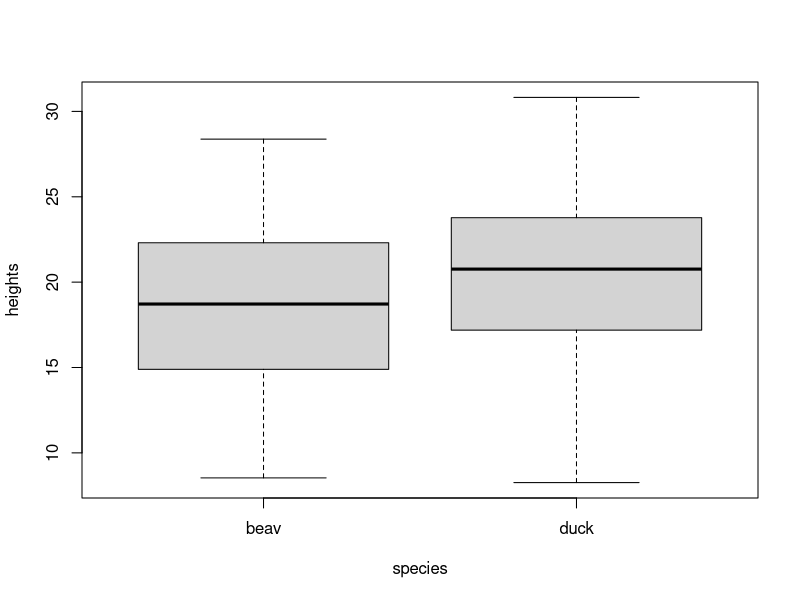
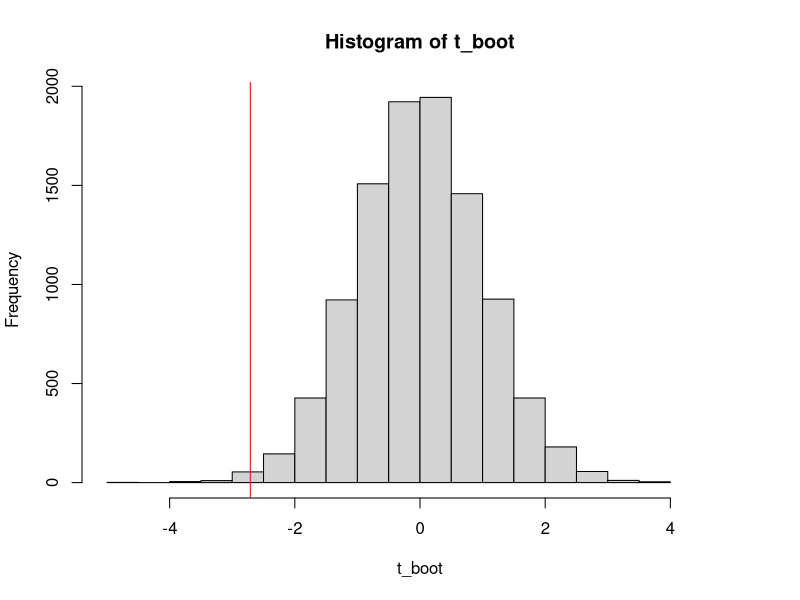

These figures' R source, in order:
####Parametric and Bootstrapped two-sample t-tests
####Advanced Biostatistics, 10-12-16, Fall 2016

#First, generate our toy data.
#A sample of 100 duck heights and a sample of 100 beaver heights.
#We are drawing these samples from normal distributions with different means.

#To ensure consistency of results in the face of random sampling, set the random num. generator seed!
set.seed(89973)

#Note that mean duck height is 1 unit greater than mean beaver height.

duck_ht <- rnorm(100, mean=20, sd=5)
beav_ht <- rnorm(100, mean=19, sd=5)

#Now we create a vector of factor levels corresponding to the data
species <- c(rep("duck",100),rep("beav",100))

#And combine the two height samples into a single vector.
heights <- c(duck_ht,beav_ht)

#Here we combine the two complete vectors into a single data frame.
ht_data <- data.frame(heights,species)

#If we look at boxplots for our two samples, we see the duck distribution is shifted toward\
#larger values relative to the beaver distribution, as expected.

boxplot(heights~species, data=ht_data)

#Let's perform a one-tailed test, for which the alternative hypothesis is that\
#mean beaver height is less than mean duck height.
#We will assume equal variances and therefore avoid using the Welch correction.

t.test(heights~species, data=ht_data, alternative="less", var.equal=TRUE)

#t=-2.7112, df=198, p=0.003647, so we reject the null hypothesis in favor of our alternative.
#beavers are shorter, on average, than ducks.


#Now let's do a bootstrapped t-test, even though it's not necessary because our assumptions\
#of normally distributed samples and equal varainces are met.

#First, calculate the test statistic t from our acutal samples, using the t equation
#It might be easier if we specify some variables first.
#Alternatively, we could write a function to calulcate t, but we won't this time.

b_mean_obs <- mean(beav_ht)
b_var_obs <- var(beav_ht)
b_n <- length(beav_ht)
d_mean_obs <- mean(duck_ht)
d_var_obs <- var(duck_ht)
d_n <- length(duck_ht)

#Here is the ugly calculation for our observed t-value (our test statistic)

t_obs <- (b_mean_obs-d_mean_obs)/#numerator
  sqrt(((b_n-1)*b_var_obs+(d_n-1)*d_var_obs)/(b_n+d_n-2)*((1/b_n)+(1/d_n)))#denominator

print(t_obs)#our t-statistic is -2.711154

#If we want to take advantage of the t.test function to do this calculation,\
#We can pull out just the "statistic" from the summary info. written by t.test()

t.test(beav_ht, duck_ht, alternative="less", var.equal=TRUE)$statistic

#Note that this is the same value for t, -2.711154 


#Now for the re-sampling of our data, and generation of a "null" distribution of t-values.

t_boot <- NULL
for(i in 1:10000){
  b_samp <- sample(ht_data$heights, 100, replace=TRUE)#randomly resamples 100 of 200 heights
  b_mean_samp <- mean(b_samp)#mean of our "beaver" resample
  b_var_samp <- var(b_samp)#variance of our "beaver" resample
  b_n <- length(b_samp)#N for our "beaver" resample
  
  d_samp <- sample(ht_data$heights, 100, replace=TRUE)#randomly resamples 100 of 200 heights
  d_mean_samp <- mean(d_samp)#mean of our "duck" resample
  d_var_samp <- var(d_samp)#variance of our "duck" resample
  d_n <- length(d_samp)#N for our "duck" resample
  
  #Now for our ugly calculation of t for each iteration of the loop. Will calc. 10000 ts.
  
  t_boot[i] <- (b_mean_samp-d_mean_samp)/#numerator
    sqrt(((b_n-1)*b_var_samp+(d_n-1)*d_var_samp)/(b_n+d_n-2)*((1/b_n)+(1/d_n)))#denominator 
}

#The bootstrapped standard error of t is simply the standard devaation of t_boot

sd(t_boot)#0.9920832

#let's plot the distribution of our re-sampled t-statistic
hist(t_boot, xlim=c(-5,5))

#Note that as expected, our mean for the distrubtion is about 0, our null expectation, which\
#assumes NO difference between the beaver and duck means

#add a vertical line to the histogram marking our actual, observed t
abline(v=t_obs, col="red")#The difference is way out in the left tail!

#Now we ask how frequently we observe a re-sampled t-value as small or smaller than our\
#original t. This is our p-value for a one-tailed test. Remember, our alternative\
#hypothesis is that beavers are shorter than ducks, on average.

p <- mean(t_boot<=t_obs)#What proportion of re-sampled ts out of 10,000 are <= -2.711154 ?
print(p)# p = 0.0032

#Again we reject our null hypothesis of no difference in favor of ducks being taller than beavers.
